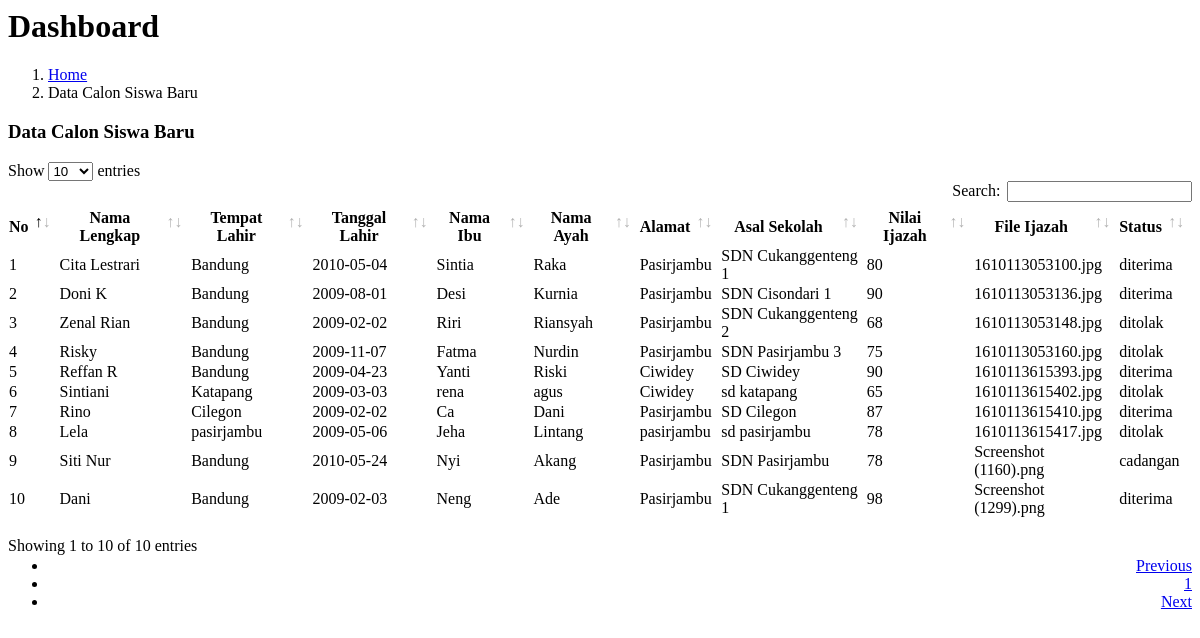
Page /pages/calon.php on the committed database.
### tables this page shows
CREATE TABLE `daftar` (
  `idDaftar` int(11) NOT NULL,
  `id` int(11) NOT NULL,
  `nama` varchar(50) NOT NULL,
  `tempatLahir` varchar(20) NOT NULL,
  `tanggalLahir` date NOT NULL,
  `namaIbu` varchar(50) NOT NULL,
  `namaAyah` varchar(50) NOT NULL,
  `alamat` text NOT NULL,
  `asalSekolah` varchar(50) NOT NULL,
  `nilaiIjazah` varchar(30) NOT NULL,
  `file` mediumtext NOT NULL,
  `status` varchar(20) NOT NULL
);

### pages/calon.php (the view, shortened to what this page needs)
<div class="content-wrapper">
    <div class="content-header">
      <div class="container-fluid">
        <div class="row mb-2">
          <div class="col-sm-6">
            <h1 class="m-0 text-dark">Dashboard</h1>
          </div>
          <div class="col-sm-6">
            <ol class="breadcrumb float-sm-right">
              <li class="breadcrumb-item"><a href="#">Home</a></li>
              <li class="breadcrumb-item active">Data Calon Siswa Baru</li>
            </ol>
          </div>
        </div>
      </div>
    </div>
    <section class="content">
      <div class="container-fluid">
        <div class="row">
            <div class="col-12">
                <div class="card">
                    <div class="card-header">
                    <h3 class="card-title">Data Calon Siswa Baru</h3>
                    </div>
                    <div class="card-body">
                      <table id="tabel" class="table table-responsive table-bordered table-striped">
                        <thead>
                          <tr>
                              <th>No</th>
                              <th>Nama Lengkap</th>
                              <th>Tempat Lahir</th>
                              <th>Tanggal Lahir</th>
                              <th>Nama Ibu</th>
                              <th>Nama Ayah</th>
                              <th>Alamat</th>
                              <th>Asal Sekolah</th>
                              <th>Nilai Ijazah</th>
                              <th>File Ijazah</th>
                              <th>Status</th>
                          </tr>
                          </thead>
                          <tbody>
                          <?php
                          $no=1;
                          $sql = mysqli_query($con, "SELECT * FROM daftar");
                          while($data=mysqli_fetch_array($sql)){
                          ?>
                          <tr>
                              <td><?= $no?></td>
                              <td><?= $data['nama']?></td>
                              <td><?= $data['tempatLahir']?></td>
                              <td><?= $data['tanggalLahir']?></td>
                              <td><?= $data['namaIbu']?></td>
                              <td><?= $data['namaAyah']?></td>
                              <td><?= $data['alamat']?></td>
                              <td><?= $data['asalSekolah']?></td>
                              <td><?= $data['nilaiIjazah']?></td>
                              <td><?= $data['file']?></td>
                              <td><?= $data['status']?></td>
                          </tr>
                          <?php $no++;
                          }
                          ?>
                          </tbody>
                      </table>
                    </div>
                  </div>
             </div>
          </div>
      </div>
    </section>
  </div>
<link rel="stylesheet" href="assets/plugins/datatables-bs4/css/dataTables.bootstrap4.min.css">

### rows in the picture
daftar: nama "Cita Lestrari", tempatLahir "Bandung", tanggalLahir "2010-05-04", namaIbu "Sintia", namaAyah "Raka", alamat "Pasirjambu", asalSekolah "SDN Cukanggenteng 1", nilaiIjazah "80", file "1610113053100.jpg", status "diterima"
daftar: nama "Doni K", tempatLahir "Bandung", tanggalLahir "2009-08-01", namaIbu "Desi", namaAyah "Kurnia", alamat "Pasirjambu", asalSekolah "SDN Cisondari 1", nilaiIjazah "90", file "1610113053136.jpg", status "diterima"
daftar: nama "Zenal Rian", tempatLahir "Bandung", tanggalLahir "2009-02-02", namaIbu "Riri", namaAyah "Riansyah", alamat "Pasirjambu", asalSekolah "SDN Cukanggenteng 2", nilaiIjazah "68", file "1610113053148.jpg", status "ditolak"
daftar: nama "Risky", tempatLahir "Bandung", tanggalLahir "2009-11-07", namaIbu "Fatma", namaAyah "Nurdin", alamat "Pasirjambu", asalSekolah "SDN Pasirjambu 3", nilaiIjazah "75", file "1610113053160.jpg", status "ditolak"
daftar: nama "Reffan R", tempatLahir "Bandung", tanggalLahir "2009-04-23", namaIbu "Yanti", namaAyah "Riski", alamat "Ciwidey", asalSekolah "SD Ciwidey", nilaiIjazah "90", file "1610113615393.jpg", status "diterima"
daftar: nama "Sintiani", tempatLahir "Katapang", tanggalLahir "2009-03-03", namaIbu "rena", namaAyah "agus", alamat "Ciwidey", asalSekolah "sd katapang", nilaiIjazah "65", file "1610113615402.jpg", status "ditolak"
daftar: nama "Rino", tempatLahir "Cilegon", tanggalLahir "2009-02-02", namaIbu "Ca", namaAyah "Dani", alamat "Pasirjambu", asalSekolah "SD Cilegon", nilaiIjazah "87", file "1610113615410.jpg", status "diterima"
daftar: nama "Lela", tempatLahir "pasirjambu", tanggalLahir "2009-05-06", namaIbu "Jeha", namaAyah "Lintang", alamat "pasirjambu", asalSekolah "sd pasirjambu", nilaiIjazah "78", file "1610113615417.jpg", status "ditolak"
daftar: nama "Siti Nur", tempatLahir "Bandung", tanggalLahir "2010-05-24", namaIbu "Nyi", namaAyah "Akang", alamat "Pasirjambu", asalSekolah "SDN Pasirjambu", nilaiIjazah "78", file "Screenshot (1160).png", status "cadangan"
daftar: nama "Dani", tempatLahir "Bandung", tanggalLahir "2009-02-03", namaIbu "Neng", namaAyah "Ade", alamat "Pasirjambu", asalSekolah "SDN Cukanggenteng 1", nilaiIjazah "98", file "Screenshot (1299).png", status "diterima"
